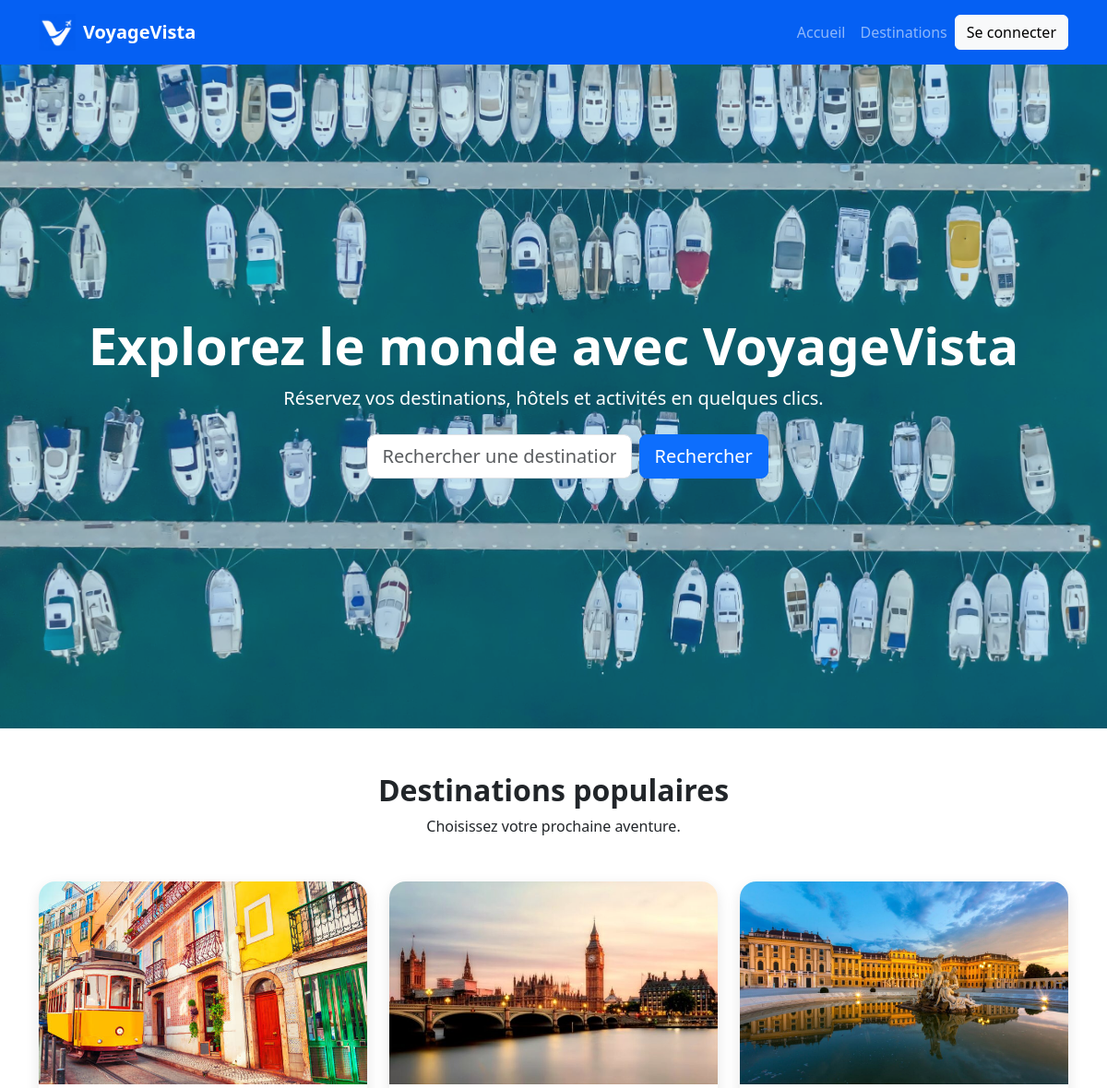
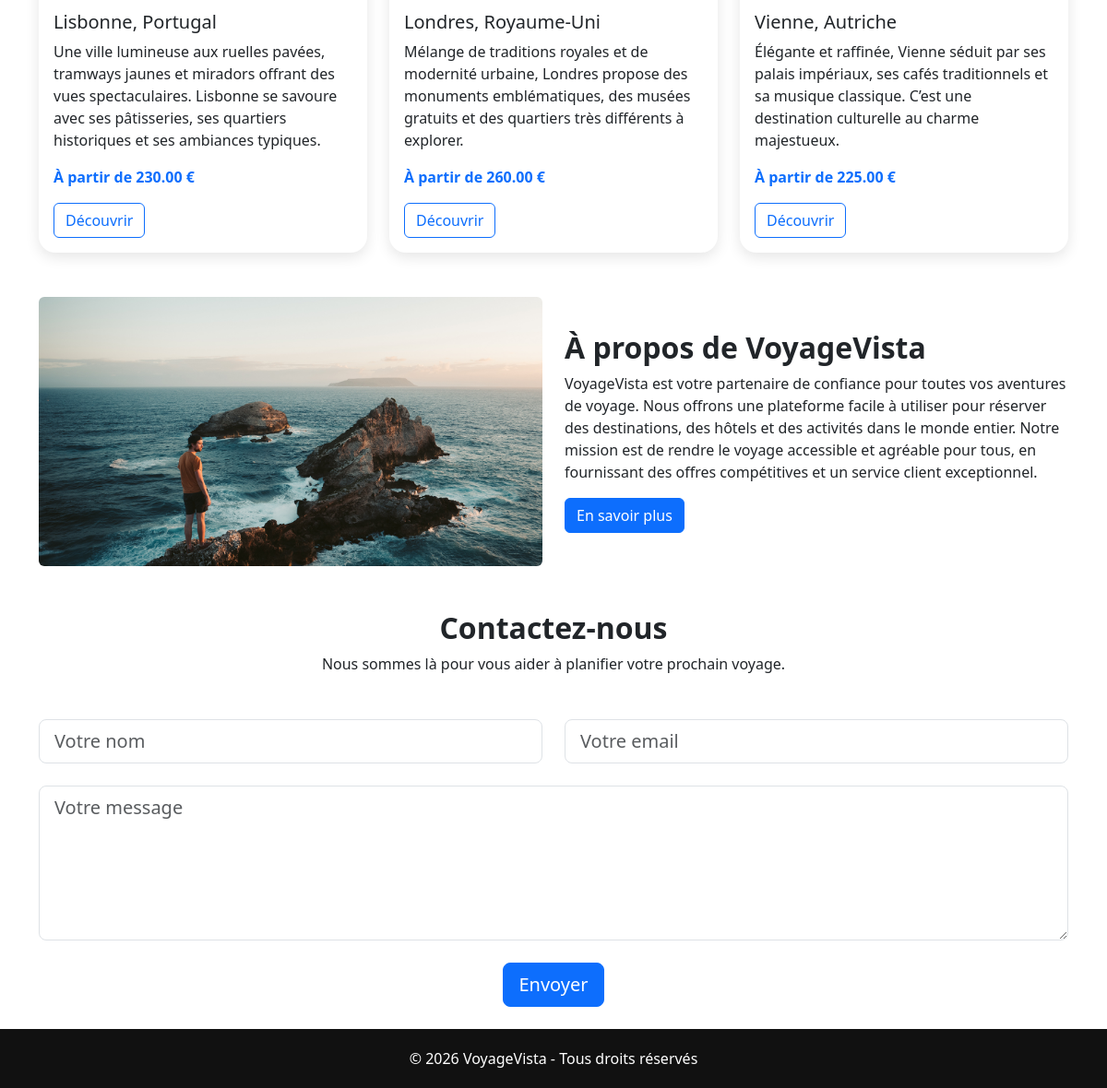
The page / on the database its author committed (2 pictures, top to bottom).
### tables this page shows
CREATE TABLE `destinations` (
  `id` int(11) NOT NULL,
  `name` varchar(150) NOT NULL,
  `country` varchar(150) NOT NULL,
  `description` text NOT NULL,
  `image` varchar(255) NOT NULL,
  `price` decimal(10,2) NOT NULL,
  `created_at` timestamp NOT NULL DEFAULT CURRENT_TIMESTAMP
);

### models/destinationModel.php (called while the page is built, shortened)
<?php
require_once __DIR__ . "/../config/database.php";
function getAllDestinations($search = null) {
    global $pdo;
    $stmt = $pdo->prepare(
        "SELECT * FROM destinations
         ORDER BY id DESC"
    );
    $stmt->execute();
    return $stmt->fetchAll();
};
function getRandomDestinations() {
    global $pdo;
    $stmt = $pdo->prepare(
        "SELECT *
         FROM destinations
         ORDER BY RAND()
         LIMIT 3"
    );
    $stmt->execute();
    return $stmt->fetchAll();
}
?>

### index.php (the view, shortened to what this page needs)
<?php
require_once __DIR__ . "/models/destinationModel.php";
$search = trim($_GET['q'] ?? '');
$destinations = getAllDestinations($search);
$randomDestinations = getRandomDestinations();
?>
<!DOCTYPE html>
<html lang="fr">
<head>
    <link rel="stylesheet" href="assets/css/bootstrap.min.css">
    <link rel="stylesheet" href="assets/css/style.css">
</head>
<body>
    <?php include __DIR__ . '/includes/navbar.php'; ?>
    <section class="hero-section">
        <div class="hero-overlay"></div>
        <div class="container hero-content text-center">
            <h1 class="display-4 fw-bold">
                Explorez le monde avec VoyageVista
            </h1>
            <p class="lead">
                Réservez vos destinations, hôtels et activités en quelques clics.
            </p>
            <div class="search-box mt-4">
                <form id="searchForm"
                      class="row g-2 justify-content-center"
                      action="destinations.php"
                      method="GET">
                    <div class="col-md-5">
                        <input type="text"
                            id="searchInput"
                            name="q"
                            class="form-control form-control-lg"
                            placeholder="Rechercher une destination"
                            value="<?= htmlspecialchars($search); ?>">
                    </div>
                    <div class="col-md-2">
                        <button class="btn btn-primary btn-lg" type="submit">
                            Rechercher
                        </button>
                    </div>
                </form>
            </div>
        </div>
    </section>
    <section class="container my-5">
        <div class="text-center mb-5">
            <h2 class="fw-bold">Destinations populaires</h2>
            <p>Choisissez votre prochaine aventure.</p>
        </div>
        <div class="row g-4">
            <?php foreach($randomDestinations as $destination): ?>
                <div class="col-md-4">
                    <div class="card destination-card h-100">
                        <img src="assets/images/<?= $destination["image"]; ?>"
                            class="card-img-top"
                            alt="<?= $destination["name"]; ?>">
                        <div class="card-body">
                            <h5 class="card-title">
                                <?= $destination["name"]; ?>,
                                <?= $destination["country"]; ?>
                            </h5>
                            <p class="card-text">
                                <?= $destination["description"]; ?>
                            </p>
                            <p class="fw-bold text-primary">
                                À partir de
                                <?= $destination["price"]; ?> €
                            </p>
                            <a href="destination.php?id=<?= $destination["id"]; ?>"
                            class="btn btn-outline-primary">
                                Découvrir
                            </a>
                        </div>
                    </div>
                </div>
            <?php endforeach; ?>
        </div>
    </section>
    <section class="container my-5">
        <div class="row align-items-center g-4">
            <div class="col-md-6">
                <img src="assets/images/about-us.jpg" class="img-fluid rounded" alt="About Us">
            </div>
            <div class="col-md-6">
                <h2 class="fw-bold">À propos de VoyageVista</h2>
                <p>VoyageVista est votre partenaire de confiance pour toutes vos aventures de voyage. Nous offrons une plateforme facile à utiliser pour réserver des destinations, des hôtels et des activités dans le monde entier. Notre mission est de rendre le voyage accessible et agréable pour tous, en fournissant des offres compétitives et un service client exceptionnel.</p>
                <a href="#" class="btn btn-primary">
                    En savoir plus
                </a>
            </div>
        </div>
    </section>
    <section class="container my-4">
        <div class="text-center mb-5">
            <h2 class="fw-bold">Contactez-nous</h2>
            <p>Nous sommes là pour vous aider à planifier votre prochain voyage.</p>
        </div>
        <form id="contactForm" class="row g-4 justify-content-center">
            <div class="col-md-6">
                <input type="text" id="contactName" class="form-control form-control-lg" placeholder="Votre nom" required>
            </div>
            <div class="col-md-6">
                <input type="email" id="contactEmail" class="form-control form-control-lg" placeholder="Votre email" required>
            </div>
            <div class="col-12">
                <textarea class="form-control form-control-lg" rows="5" placeholder="Votre message" required></textarea>
            </div>
            <div class="col-12 text-center">
                <button class="btn btn-primary btn-lg" type="submit">
                    Envoyer
                </button>
            </div>
        </form>
    </section>
    <?php include __DIR__ . '/includes/footer.php'; ?>
</body>
</html>

### includes/navbar.php (shortened to what this page needs)
<nav class="navbar navbar-expand-lg navbar-dark custom-navbar">
    <div class="container">
        <img src="<?= APP_URL ?>/assets/images/VoyageVistaLogo.png"
             width="40"
             class="me-2">
        <a class="navbar-brand fw-bold"
           href="<?= APP_URL ?>/index.php">
            VoyageVista
        </a>
        <div class="collapse navbar-collapse"
             id="navbarContent">
            <ul class="navbar-nav ms-auto align-items-lg-center">
                <li class="nav-item">
                    <a class="nav-link"
                       href="<?= APP_URL ?>/index.php">
                        Accueil
                    </a>
                </li>
                <li class="nav-item">
                    <a class="nav-link"
                       href="<?= APP_URL ?>/destinations.php">
                        Destinations
                    </a>
                </li>
                <?php if(isset($_SESSION["user_id"])): ?>
                    <li class="nav-item d-flex align-items-center">
                        <span class="text-white me-3">
                            Bonjour
                            <?= $_SESSION["user_name"]; ?>
                        </span>
                        <a class="btn btn-danger"
                           href="<?= APP_URL ?>/auth/logout.php">
                            Déconnexion
                        </a>
                    </li>
                <?php else: ?>
                    <li class="nav-item">
                        <a class="btn btn-light"
                           href="<?= APP_URL ?>/login.php">
                            Se connecter
                        </a>
                    </li>
                <?php endif; ?>
            </ul>
        </div>
    </div>
</nav>

### includes/footer.php
<footer class="footer">
        <div class="container text-center">
            <p class="mb-0">
                © 2026 VoyageVista - Tous droits réservés
            </p>
        </div>
    </footer>

### assets/css/style.css (style rules this page uses)
.custom-navbar { background-color: #0560F3; padding: 15px 0; }
.navbar-brand { display: inline-flex; align-items: center; gap: 10px; }
.hero-section { position: relative; height: 90vh; background: url('../images/banniere.jpg') center/cover no-repeat; display: flex; align-items: center; justify-content: center; }
.hero-overlay { position: absolute; inset: 0; background-color: rgba(46, 164, 196, 0.244); }
.hero-content { position: relative; z-index: 2; color: white; }
.search-box { max-width: 700px; margin: auto; }
.destination-card { border: none; border-radius: 15px; overflow: hidden; transition: 0.3s; box-shadow: 0 5px 15px rgba(0,0,0,0.1); }
.destination-card img { height: 250px; object-fit: cover; }
.footer { background-color: #111; color: white; padding: 20px; bottom: 0; }
.card { border: none; border-radius: 18px; overflow: hidden; transition: 0.3s ease; }
.card img { height: 220px; object-fit: cover; }

### rows shown on the page
destinations: image+name (picture), name "Lisbonne", country "Portugal", description "Une ville lumineuse aux ruelles pavées, tramways jaunes et miradors offrant des vues spectaculaires. Lisbonne se savoure avec ses pâtisseries, ses quartiers historiques et ses ambiances typiques.", price "230.00"
destinations: image (picture), name "Londres", country "Royaume-Uni", description "Mélange de traditions royales et de modernité urbaine, Londres propose des monuments emblématiques, des musées gratuits et des quartiers très différents à explorer.", price "260.00"
destinations: image+name (picture), name "Vienne", country "Autriche", description "Élégante et raffinée, Vienne séduit par ses palais impériaux, ses cafés traditionnels et sa musique classique. C’est une destination culturelle au charme majestueux.", price "225.00"
